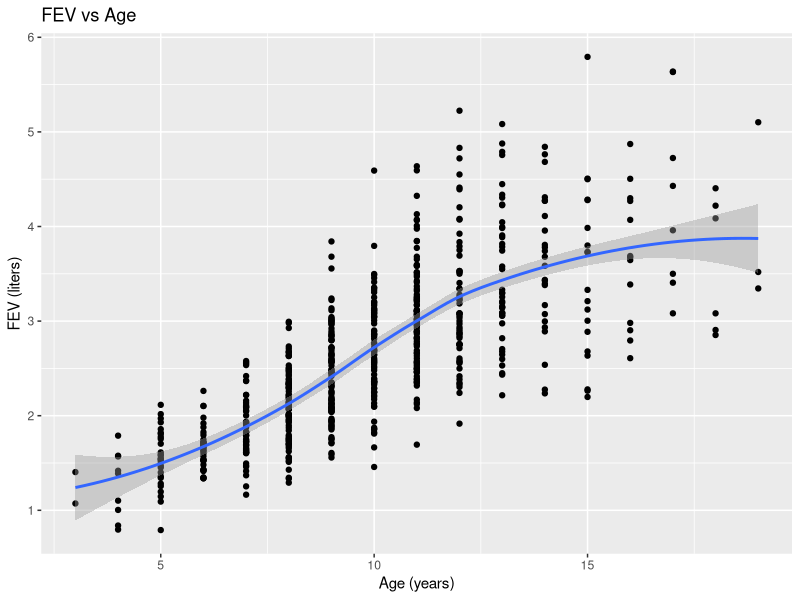
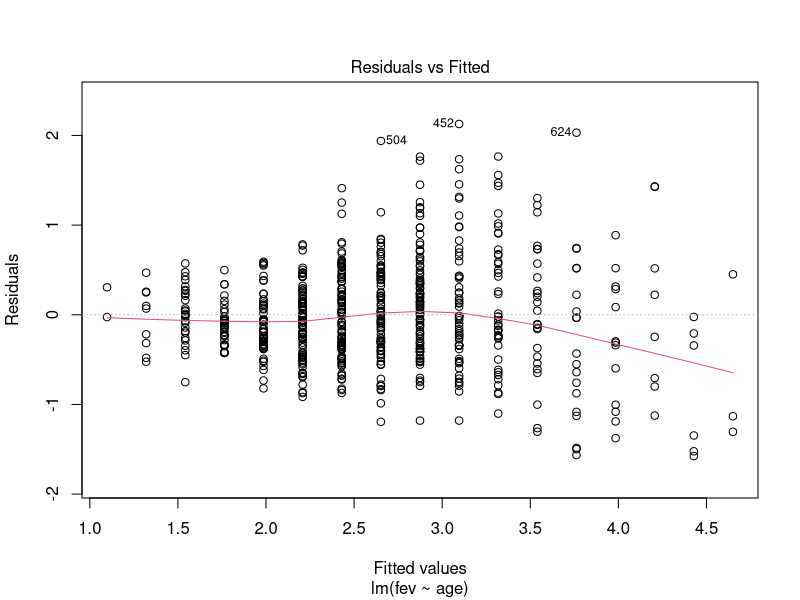
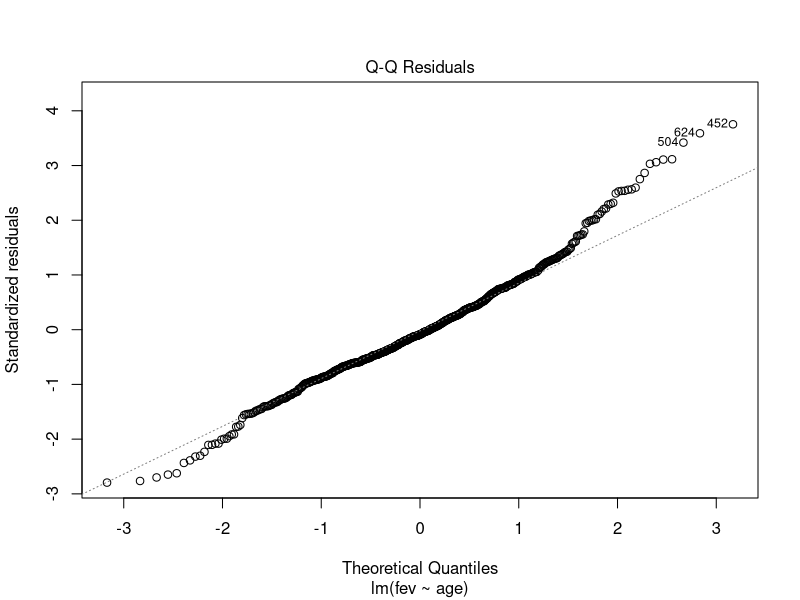
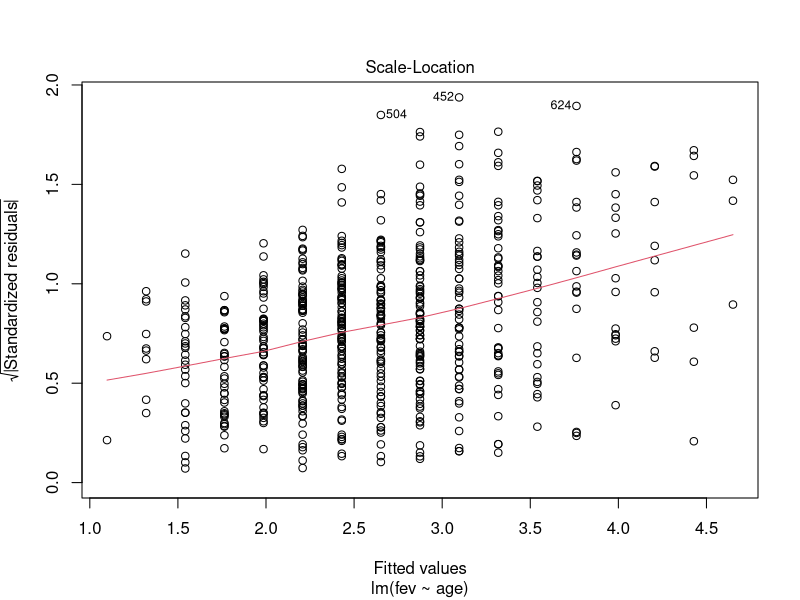
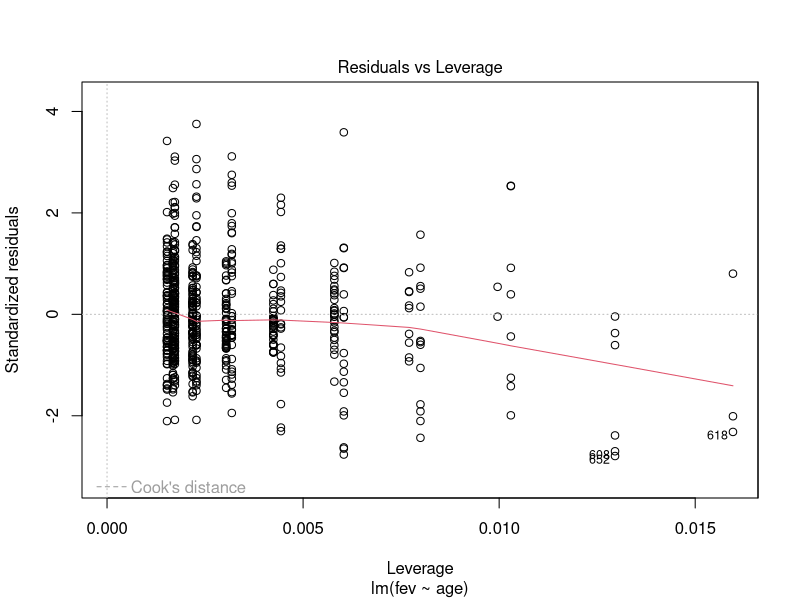
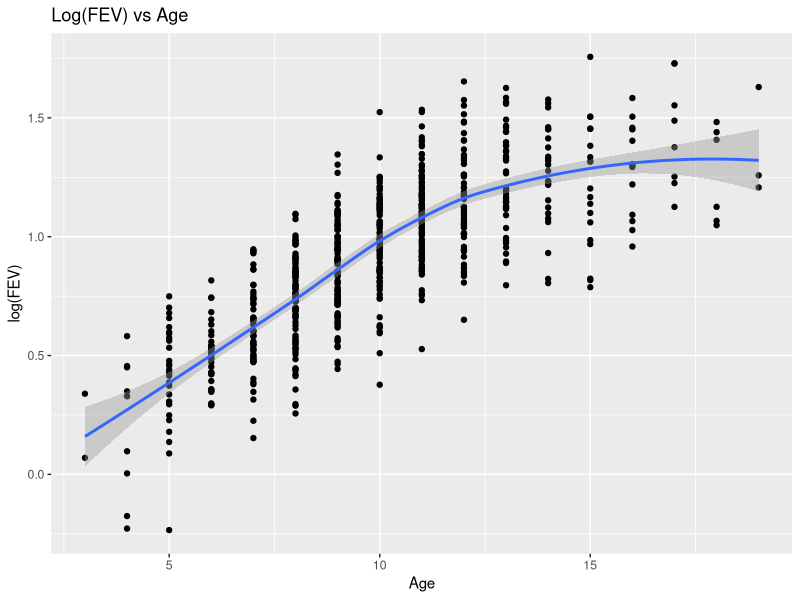
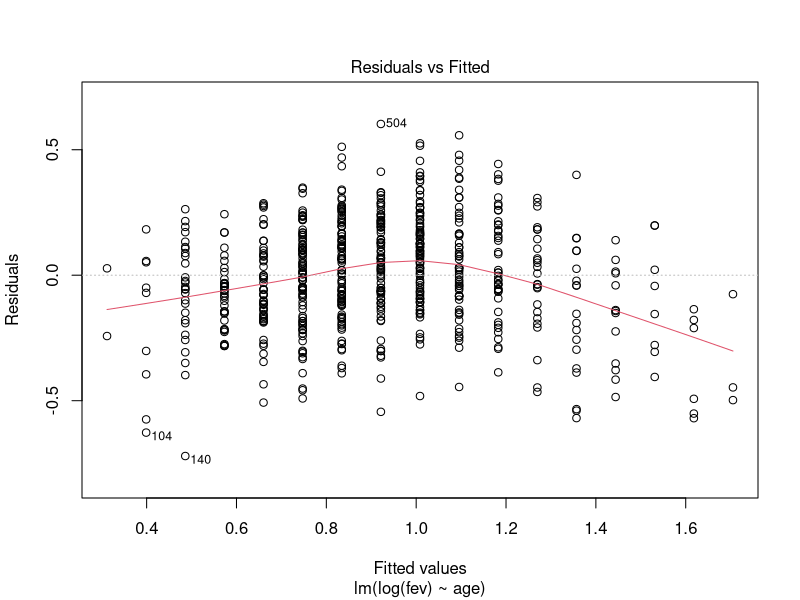
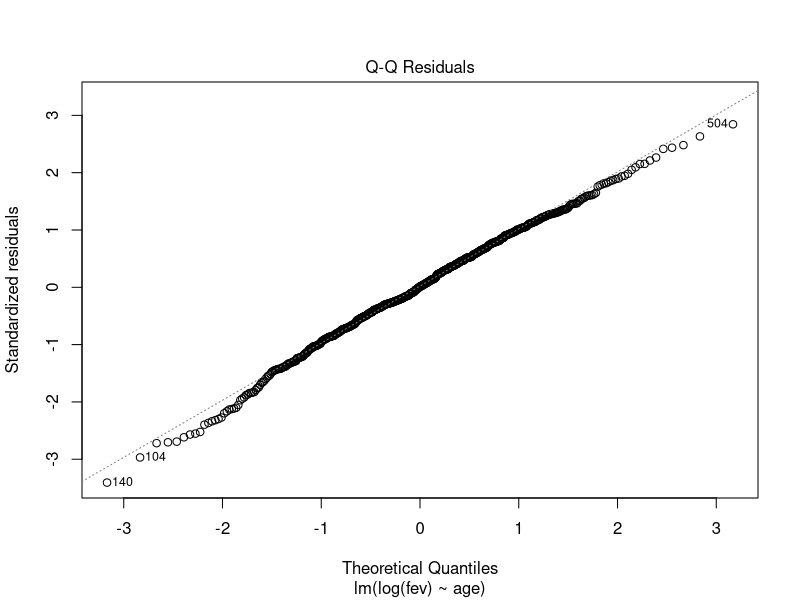

Reproduce these figures in R, in order.
# (a) Load the data into R
fevdata <- read.table("./fevdata.txt", header = TRUE)

str(fevdata)

# (b) Plot the data for the response and independent variables
#     Include a smoothed function on the plot
library(ggplot2)
ggplot(fevdata, aes(x = age, y = fev)) +
  geom_point() +
  geom_smooth(method = "loess") +
  labs(title = "FEV vs Age", x = "Age (years)", y = "FEV (liters)")

# (c) Fit a straight line model
model1 <- lm(fev ~ age, data = fevdata)

summary(model1)

# (d) Perform an analysis of variance analysis
anova(model1)

# (g) Compute the sample Pearson correlation coefficient
cor.test(fevdata$age, fevdata$fev)

# (i) Perform the residual analysis
plot(model1)

# (j) Fit a simple linear regression model in which 
#     the response variable is the nature log
#     of the response variable
model2 <- lm(log(fev) ~ age, data = fevdata)

summary(model2)

# (k) Repeat the part (b) and part (i) using the transformed data
# for (b):
ggplot(fevdata, aes(x = age, y = log(fev))) +
  geom_point() +
  geom_smooth(method = "loess") +
  labs(title = "Log(FEV) vs Age", x = "Age", y = "log(FEV)")

# for (i):
plot(model2)

# (l) Plot the estimated regression function,
#     95% confidence intervals for the mean response
#     95% prediction intervals for a range of X values that span the data
age_seq <- data.frame(age = seq(min(fevdata$age), max(fevdata$age), 0.5))
predictions <- predict(model2, newdata = age_seq, interval = "prediction", level = 0.95)
conf <- predict(model2, newdata = age_seq, interval = "confidence", level = 0.95)

# scatter point
plot(fevdata$age, log(fevdata$fev), main = "Log(FEV) with Prediction & Confidence Interval",
     xlab = "Age", ylab = "log(FEV)",
     ylim = c(min(log(fevdata$fev)), max(log(fevdata$fev)) + 0.5))

# mean response line
lines(age_seq$age, predictions[, "fit"], col = "black")

# prediction interval
lines(age_seq$age, predictions[, "lwr"], col = "blue", lty = 2)
lines(age_seq$age, predictions[, "upr"], col = "blue", lty = 2)

# confidence interval
lines(age_seq$age, conf[, "lwr"], col = "red", lty = 2)
lines(age_seq$age, conf[, "upr"], col = "red", lty = 2)

# (n): Fit the model in part (j) without the intercept
model_no_intercept <- lm(log(fev) ~ age + 0, data = fevdata)

summary(model_no_intercept)
sum_resid_with_intercept <- sum(resid(model2))
sum_resid_without_intercept <- sum(resid(model_no_intercept))
